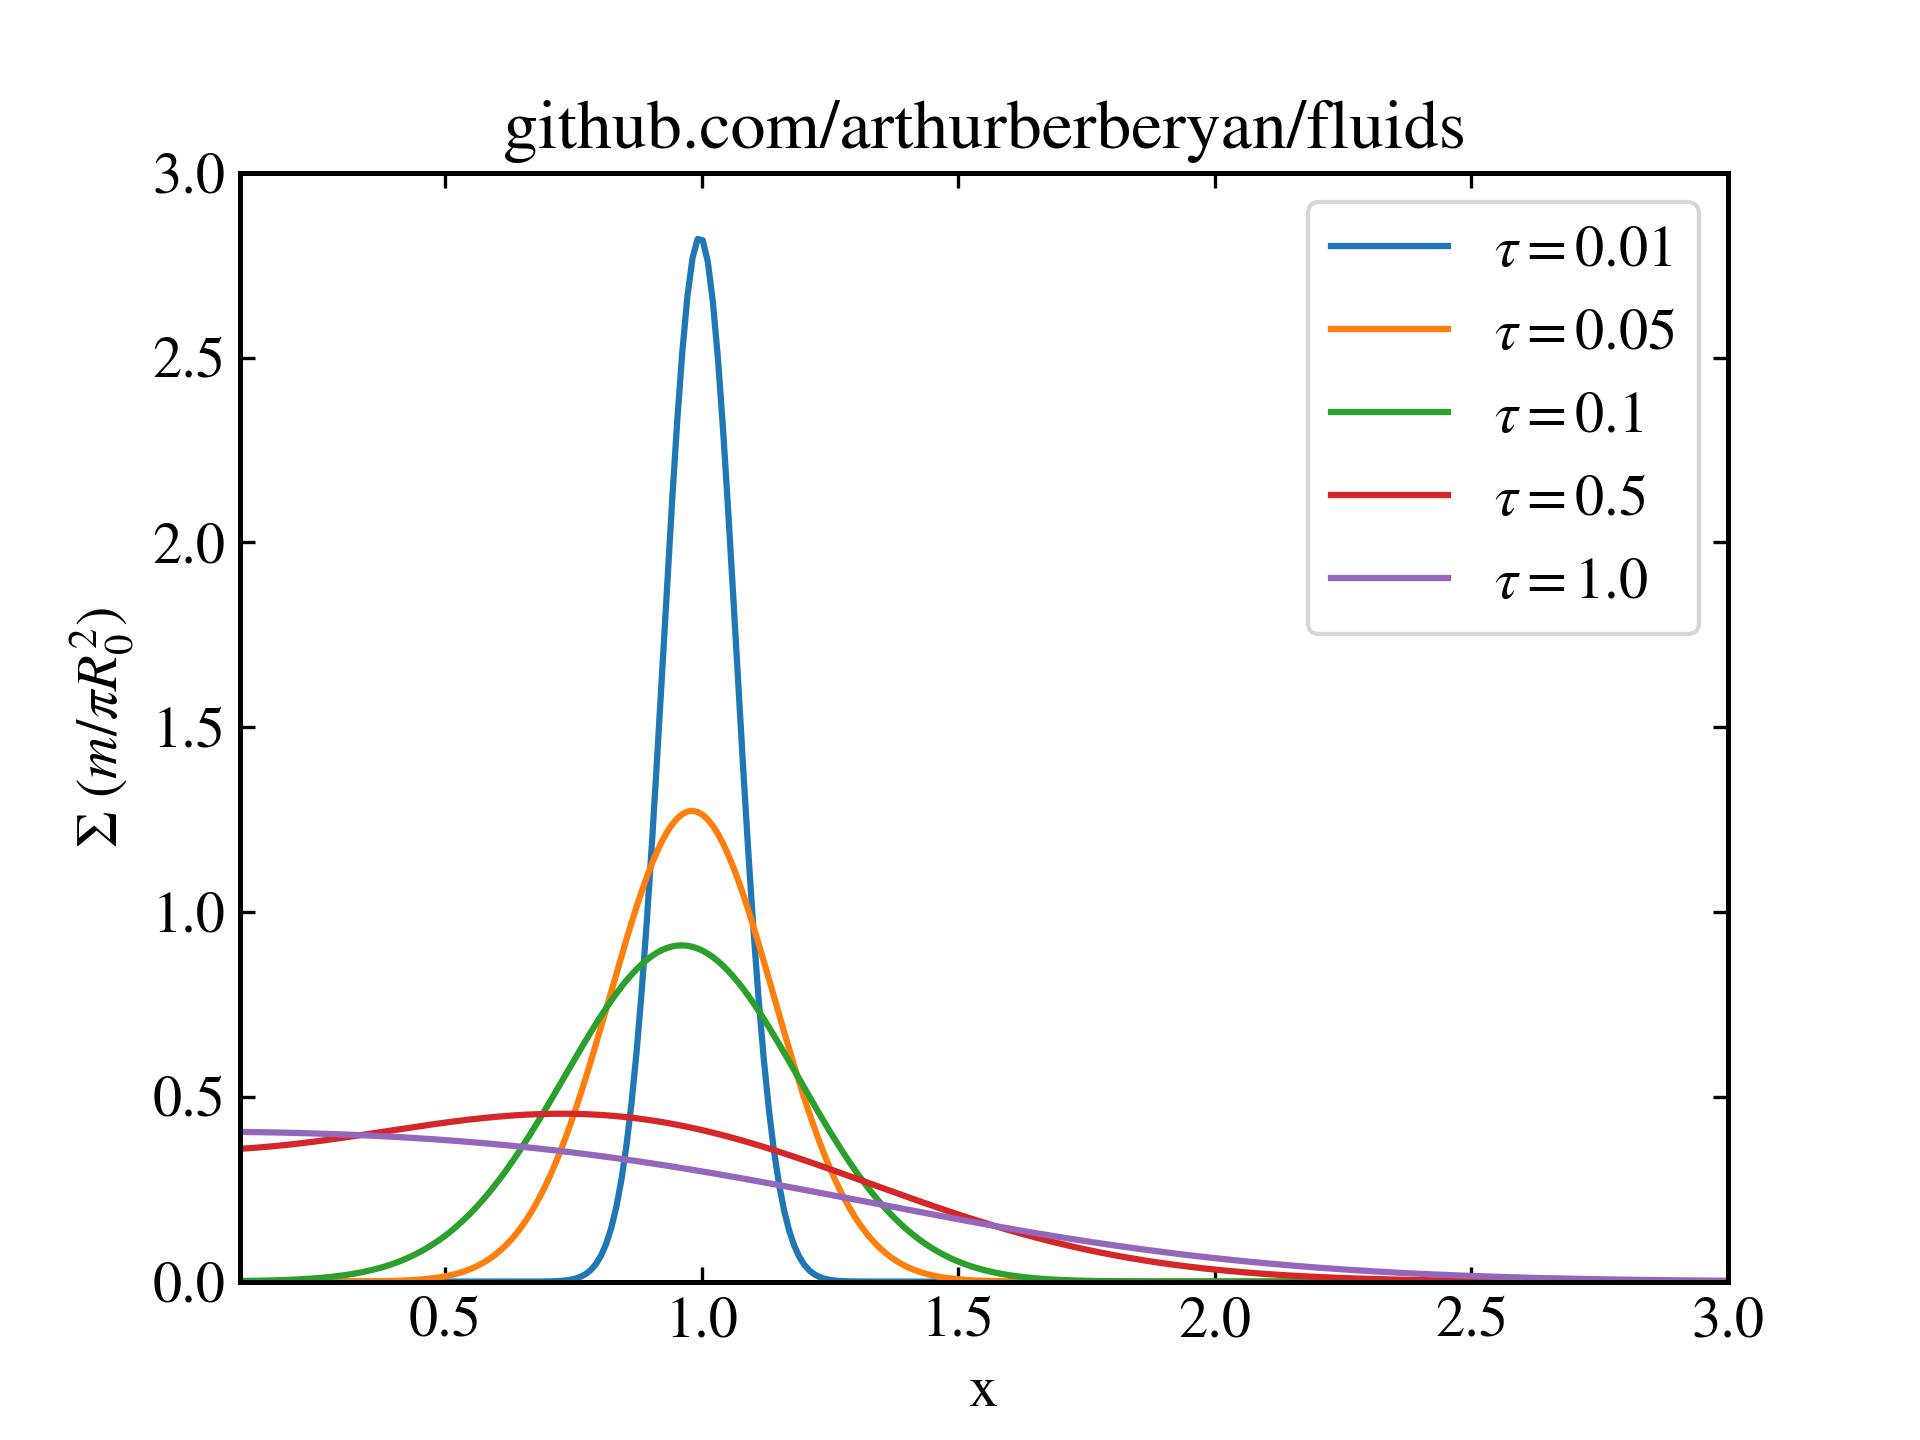

Source code (Python):

import numpy as np
import matplotlib.pyplot as plt
from scipy.special import iv  # needed for modified Bessel function

plt.rcParams.update({
"font.family": "STIXGeneral",
"mathtext.fontset": "stix",
"font.size": 14,
"axes.linewidth": 1.2,
"xtick.direction": "in",
"ytick.direction": "in",
"xtick.top": True,
"ytick.right": True
})

# ranges and parameters
x = np.linspace(0.1, 10.0, 1000)
taus = [0.01, 0.05, 0.1, 0.5, 1.0]

# function for viscous disk surface density
def visc_disk(x, tau):
    return (1.0/(tau * x**0.25)) * np.exp(-(1.0 + x**2)/tau) * iv(0.25, 2.0*x/tau)

fig, ax = plt.subplots()
# plot the curves for different tau values
for i in taus:
    y = visc_disk(x, i)
    ax.plot(x, y, label=fr"$\tau={i}$")


ax.set_xlabel("x")
ax.set_ylabel(r"$\Sigma \ (m/ \pi R_0^2)$")
ax.legend()
ax.set_ylim(0, 3.0)
ax.set_xlim(0.1, 3.0)
ax.set_title("github.com/arthurberberyan/fluids")
#fig.savefig("ps3_q1.png", dpi=300) 
plt.show()
